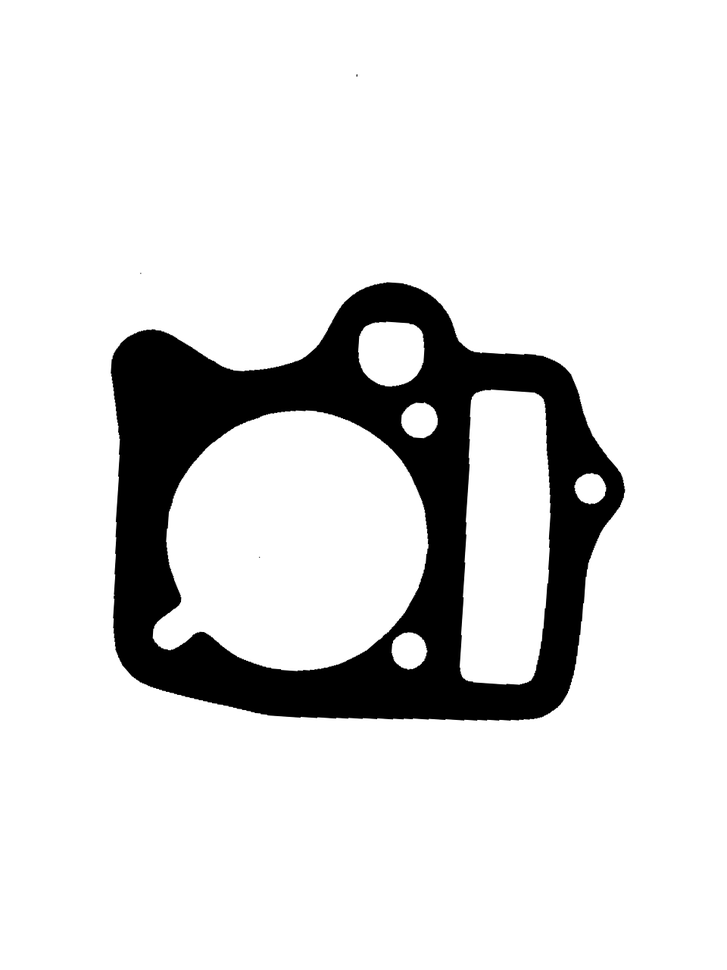
#> input picture detecterror-v2/images/crop_rect_img.png, 727 x 970 px, shrunk from 960 x 1280 before the run, found by its file name; its folder holds only this picture in this run
$ python image_translation.py
#> lines starting #> are read from the running program, lines starting #| are printed output that depends on the picture; after the words box and inside, x2 and y2 are one past the last pixel; in counts of white or black regions, pixels touching at a corner belong together
import glob
import os
import cv2
import numpy as np

input_file = "images"
print("=== Image Translation ===")
for pathAndFilename in glob.iglob(os.path.join(input_file, "*")):
    title, ext = os.path.splitext(os.path.basename(pathAndFilename))
    filename = title+ext
    input = input_file+'/'+filename
    img = cv2.imread(input)
#> img is the input picture: shape (970, 727, 3); min 0, max 255, mean 221.6

    print("Image: ", filename)
    # convert hsv
    print("Step 1: Convert images to HSV")
    hsv = cv2.cvtColor(img, cv2.COLOR_BGR2HSV)
#> hsv: shape (970, 727, 3); mean H, S, V 0, 0, 221.6
    hue, saturation, value = cv2.split(hsv)
#> hue: shape (970, 727); every value is 0
    cv2.imwrite("step1/"+filename, value)

    print("Step 2: Get topHat/blackHat")
    kernel = cv2.getStructuringElement(cv2.MORPH_RECT, (3, 3))
    top_hat = cv2.morphologyEx(value, cv2.MORPH_TOPHAT, kernel)
    black_hat = cv2.morphologyEx(value, cv2.MORPH_BLACKHAT, kernel)
    cv2.imwrite("step2/tophat_"+filename, top_hat)
    cv2.imwrite("step2/blackhat_"+filename, black_hat)

    print("Step 3: Add and subtract between morphological operations")
    add = cv2.add(value, top_hat)
    subtract = cv2.subtract(add, black_hat)
    cv2.imwrite("step3/"+filename, subtract)

    print("Step 4: Applying gaussian blur on subtract images")
    blur = cv2.GaussianBlur(subtract, (5, 5), 0)
    cv2.imwrite("step4/"+filename, blur)

    print("Step 5: Thresholding")
    thresh = cv2.adaptiveThreshold(
        blur, 255, cv2.ADAPTIVE_THRESH_GAUSSIAN_C, cv2.THRESH_BINARY_INV, 19, 9)
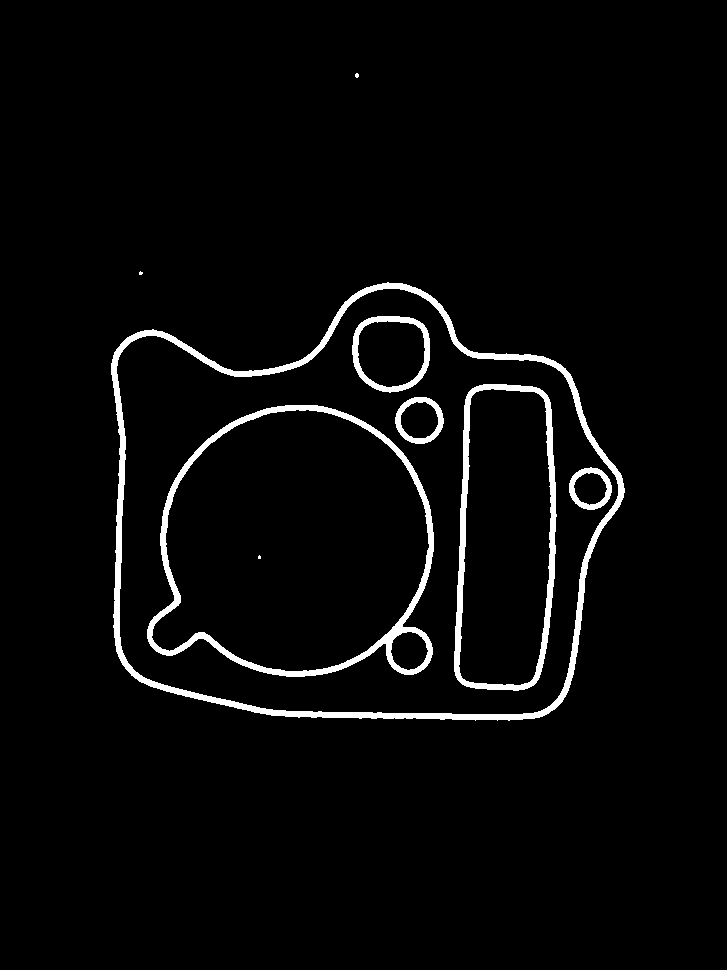
#> thresh: shape (970, 727); 3.3% white; 9 white regions (3 under 20 px), largest, box (x1, y1, x2, y2) and area: (111, 282, 625, 721) 10045, (147, 405, 434, 677) 6133, (454, 384, 557, 691) 4349, (352, 316, 430, 393) 1361, (395, 397, 444, 444) 752, (569, 467, 612, 510) 654
    cv2.imwrite("step5/"+filename, thresh)
    print("\n")
